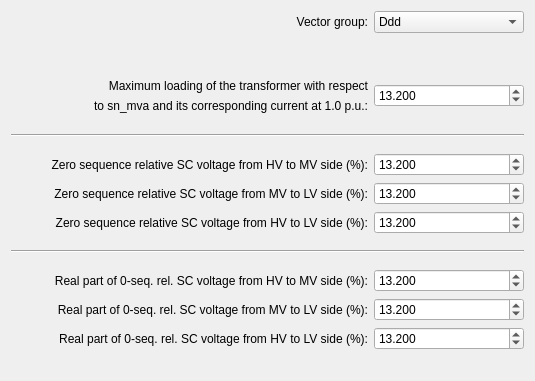
     <widget class="QWidget" name="tab_2">
      <attribute name="title">
       <string>3-phase PF and 1-phase SC</string>
      </attribute>
      <layout class="QVBoxLayout" name="verticalLayout_7">
       <item>
        <layout class="QHBoxLayout" name="horizontalLayout_19">
         <item>
          <spacer name="horizontalSpacer_23">
           <property name="orientation">
            <enum>Qt::Horizontal</enum>
           </property>
           <property name="sizeHint" stdset="0">
            <size>
             <width>40</width>
             <height>20</height>
            </size>
           </property>
          </spacer>
         </item>
         <item>
          <widget class="QLabel" name="tap_side_2">
           <property name="text">
            <string>Vector group:</string>
           </property>
           <property name="alignment">
            <set>Qt::AlignRight|Qt::AlignTrailing|Qt::AlignVCenter</set>
           </property>
          </widget>
         </item>
         <item>
          <widget class="QComboBox" name="vector_group">
           <property name="minimumSize">
            <size>
             <width>150</width>
             <height>0</height>
            </size>
           </property>
           <item>
            <property name="text">
             <string>Ddd</string>
            </property>
           </item>
           <item>
            <property name="text">
             <string>Ddy</string>
            </property>
           </item>
           <item>
            <property name="text">
             <string>Dyd</string>
            </property>
           </item>
           <item>
            <property name="text">
             <string>Dyy</string>
            </property>
           </item>
           <item>
            <property name="text">
             <string>Ydd</string>
            </property>
           </item>
           <item>
            <property name="text">
             <string>Ydy</string>
            </property>
           </item>
           <item>
            <property name="text">
             <string>Yyd</string>
            </property>
           </item>
           <item>
            <property name="text">
             <string>Yyy</string>
            </property>
           </item>
           <item>
            <property name="text">
             <string>YNyd</string>
            </property>
           </item>
           <item>
            <property name="text">
             <string>YNdy</string>
            </property>
           </item>
           <item>
            <property name="text">
             <string>Yynd</string>
            </property>
           </item>
           <item>
            <property name="text">
             <string>Ydyn</string>
            </property>
           </item>
           <item>
            <property name="text">
             <string>YNynd</string>
            </property>
           </item>
           <item>
            <property name="text">
             <string>YNdyn</string>
            </property>
           </item>
           <item>
            <property name="text">
             <string>YNdd</string>
            </property>
           </item>
           <item>
            <property name="text">
             <string>YNyy</string>
            </property>
           </item>
          </widget>
         </item>
        </layout>
       </item>
       <item>
        <layout class="QHBoxLayout" name="horizontalLayout_6">
         <item>
          <spacer name="horizontalSpacer_24">
           <property name="orientation">
            <enum>Qt::Horizontal</enum>
           </property>
           <property name="sizeHint" stdset="0">
            <size>
             <width>40</width>
             <height>20</height>
            </size>
           </property>
          </spacer>
         </item>
         <item>
          <layout class="QVBoxLayout" name="verticalLayout_4">
           <item>
            <spacer name="verticalSpacer_5">
             <property name="orientation">
              <enum>Qt::Vertical</enum>
             </property>
             <property name="sizeType">
              <enum>QSizePolicy::Minimum</enum>
             </property>
             <property name="sizeHint" stdset="0">
              <size>
               <width>20</width>
               <height>40</height>
              </size>
             </property>
            </spacer>
           </item>
           <item>
            <widget class="QLabel" name="label_8">
             <property name="text">
              <string>Maximum loading of the transformer with respect</string>
             </property>
             <property name="alignment">
              <set>Qt::AlignRight|Qt::AlignTrailing|Qt::AlignVCenter</set>
             </property>
            </widget>
           </item>
           <item>
            <widget class="QLabel" name="label_9">
             <property name="text">
              <string>to sn_mva and its corresponding current at 1.0 p.u.:</string>
             </property>
             <property name="alignment">
              <set>Qt::AlignRight|Qt::AlignTrailing|Qt::AlignVCenter</set>
             </property>
            </widget>
           </item>
           <item>
            <spacer name="verticalSpacer">
             <property name="orientation">
              <enum>Qt::Vertical</enum>
             </property>
             <property name="sizeType">
              <enum>QSizePolicy::Fixed</enum>
             </property>
             <property name="sizeHint" stdset="0">
              <size>
               <width>20</width>
               <height>5</height>
              </size>
             </property>
            </spacer>
           </item>
          </layout>
         </item>
         <item>
          <layout class="QVBoxLayout" name="verticalLayout_5">
           <item>
            <spacer name="verticalSpacer_14">
             <property name="orientation">
              <enum>Qt::Vertical</enum>
             </property>
             <property name="sizeType">
              <enum>QSizePolicy::Minimum</enum>
             </property>
             <property name="sizeHint" stdset="0">
              <size>
               <width>20</width>
               <height>40</height>
              </size>
             </property>
            </spacer>
           </item>
           <item>
            <widget class="QDoubleSpinBox" name="max_loading_percent">
             <property name="minimumSize">
              <size>
               <width>150</width>
               <height>0</height>
              </size>
             </property>
             <property name="decimals">
              <number>3</number>
             </property>
             <property name="minimum">
              <double>0.001000000000000</double>
             </property>
             <property name="maximum">
              <double>100.000000000000000</double>
             </property>
             <property name="singleStep">
              <double>10.000000000000000</double>
             </property>
             <property name="value">
              <double>13.199999999999999</double>
             </property>
            </widget>
           </item>
           <item>
            <spacer name="verticalSpacer_24">
             <property name="orientation">
              <enum>Qt::Vertical</enum>
             </property>
             <property name="sizeType">
              <enum>QSizePolicy::Fixed</enum>
             </property>
             <property name="sizeHint" stdset="0">
              <size>
               <width>20</width>
               <height>5</height>
              </size>
             </property>
            </spacer>
           </item>
          </layout>
         </item>
        </layout>
       </item>
       <item>
        <spacer name="verticalSpacer_11">
         <property name="orientation">
          <enum>Qt::Vertical</enum>
         </property>
         <property name="sizeType">
          <enum>QSizePolicy::Fixed</enum>
         </property>
         <property name="sizeHint" stdset="0">
          <size>
           <width>20</width>
           <height>10</height>
          </size>
         </property>
        </spacer>
       </item>
       <item>
        <widget class="Line" name="line_7">
         <property name="orientation">
          <enum>Qt::Horizontal</enum>
         </property>
        </widget>
       </item>
       <item>
        <spacer name="verticalSpacer_12">
         <property name="orientation">
          <enum>Qt::Vertical</enum>
         </property>
         <property name="sizeType">
          <enum>QSizePolicy::Fixed</enum>
         </property>
         <property name="sizeHint" stdset="0">
          <size>
           <width>20</width>
           <height>10</height>
          </size>
         </property>
        </spacer>
       </item>
       <item>
        <layout class="QHBoxLayout" name="horizontalLayout_7">
         <item>
          <spacer name="horizontalSpacer_25">
           <property name="orientation">
            <enum>Qt::Horizontal</enum>
           </property>
           <property name="sizeHint" stdset="0">
            <size>
             <width>40</width>
             <height>20</height>
            </size>
           </property>
          </spacer>
         </item>
         <item>
          <widget class="QLabel" name="label_10">
           <property name="text">
            <string>Zero sequence relative SC voltage from HV to MV side (%):</string>
           </property>
           <property name="alignment">
            <set>Qt::AlignRight|Qt::AlignTrailing|Qt::AlignVCenter</set>
           </property>
          </widget>
         </item>
         <item>
          <widget class="QDoubleSpinBox" name="vk0_hv_percent">
           <property name="minimumSize">
            <size>
             <width>150</width>
             <height>0</height>
            </size>
           </property>
           <property name="decimals">
            <number>3</number>
           </property>
           <property name="minimum">
            <double>0.000000000000000</double>
           </property>
           <property name="maximum">
            <double>100.000000000000000</double>
           </property>
           <property name="singleStep">
            <double>1.000000000000000</double>
           </property>
           <property name="value">
            <double>13.199999999999999</double>
           </property>
          </widget>
         </item>
        </layout>
       </item>
       <item>
        <layout class="QHBoxLayout" name="horizontalLayout_21">
         <item>
          <spacer name="horizontalSpacer_26">
           <property name="orientation">
            <enum>Qt::Horizontal</enum>
           </property>
           <property name="sizeHint" stdset="0">
            <size>
             <width>40</width>
             <height>20</height>
            </size>
           </property>
          </spacer>
         </item>
         <item>
          <widget class="QLabel" name="label_19">
           <property name="text">
            <string>Zero sequence relative SC voltage from MV to LV side (%):</string>
           </property>
           <property name="alignment">
            <set>Qt::AlignRight|Qt::AlignTrailing|Qt::AlignVCenter</set>
           </property>
          </widget>
         </item>
         <item>
          <widget class="QDoubleSpinBox" name="vk0_mv_percent">
           <property name="minimumSize">
            <size>
             <width>150</width>
             <height>0</height>
            </size>
           </property>
           <property name="decimals">
            <number>3</number>
           </property>
           <property name="minimum">
            <double>0.000000000000000</double>
           </property>
           <property name="maximum">
            <double>100.000000000000000</double>
           </property>
           <property name="singleStep">
            <double>1.000000000000000</double>
           </property>
           <property name="value">
            <double>13.199999999999999</double>
           </property>
          </widget>
         </item>
        </layout>
       </item>
       <item>
        <layout class="QHBoxLayout" name="horizontalLayout_22">
         <item>
          <spacer name="horizontalSpacer_27">
           <property name="orientation">
            <enum>Qt::Horizontal</enum>
           </property>
           <property name="sizeHint" stdset="0">
            <size>
             <width>40</width>
             <height>20</height>
            </size>
           </property>
          </spacer>
         </item>
         <item>
          <widget class="QLabel" name="label_20">
           <property name="text">
            <string>Zero sequence relative SC voltage from HV to LV side (%):</string>
           </property>
           <property name="alignment">
            <set>Qt::AlignRight|Qt::AlignTrailing|Qt::AlignVCenter</set>
           </property>
          </widget>
         </item>
         <item>
          <widget class="QDoubleSpinBox" name="vk0_lv_percent">
           <property name="minimumSize">
            <size>
             <width>150</width>
             <height>0</height>
            </size>
           </property>
           <property name="decimals">
            <number>3</number>
           </property>
           <property name="minimum">
            <double>0.000000000000000</double>
           </property>
           <property name="maximum">
            <double>100.000000000000000</double>
           </property>
           <property name="singleStep">
            <double>1.000000000000000</double>
           </property>
           <property name="value">
            <double>13.199999999999999</double>
           </property>
          </widget>
         </item>
        </layout>
       </item>
       <item>
        <spacer name="verticalSpacer_15">
         <property name="orientation">
          <enum>Qt::Vertical</enum>
         </property>
         <property name="sizeType">
          <enum>QSizePolicy::Fixed</enum>
         </property>
         <property name="sizeHint" stdset="0">
          <size>
           <width>20</width>
           <height>10</height>
          </size>
         </property>
        </spacer>
       </item>
       <item>
        <widget class="Line" name="line_8">
         <property name="orientation">
          <enum>Qt::Horizontal</enum>
         </property>
        </widget>
       </item>
       <item>
        <spacer name="verticalSpacer_13">
         <property name="orientation">
          <enum>Qt::Vertical</enum>
         </property>
         <property name="sizeType">
          <enum>QSizePolicy::Fixed</enum>
         </property>
         <property name="sizeHint" stdset="0">
          <size>
           <width>20</width>
           <height>10</height>
          </size>
         </property>
        </spacer>
       </item>
       <item>
        <layout class="QHBoxLayout" name="horizontalLayout_20">
         <item>
          <spacer name="horizontalSpacer_28">
           <property name="orientation">
            <enum>Qt::Horizontal</enum>
           </property>
           <property name="sizeHint" stdset="0">
            <size>
             <width>40</width>
             <height>20</height>
            </size>
           </property>
          </spacer>
         </item>
         <item>
          <widget class="QLabel" name="label_11">
           <property name="text">
            <string>Real part of 0-seq. rel. SC voltage from HV to MV side (%):</string>
           </property>
           <property name="alignment">
            <set>Qt::AlignRight|Qt::AlignTrailing|Qt::AlignVCenter</set>
           </property>
          </widget>
         </item>
         <item>
          <widget class="QDoubleSpinBox" name="vkr0_hv_percent">
           <property name="minimumSize">
            <size>
             <width>150</width>
             <height>0</height>
            </size>
           </property>
           <property name="decimals">
            <number>3</number>
           </property>
           <property name="minimum">
            <double>0.000000000000000</double>
           </property>
           <property name="maximum">
            <double>100.000000000000000</double>
           </property>
           <property name="singleStep">
            <double>1.000000000000000</double>
           </property>
           <property name="value">
            <double>13.199999999999999</double>
           </property>
          </widget>
         </item>
        </layout>
       </item>
       <item>
        <layout class="QHBoxLayout" name="horizontalLayout_23">
         <item>
          <spacer name="horizontalSpacer_29">
           <property name="orientation">
            <enum>Qt::Horizontal</enum>
           </property>
           <property name="sizeHint" stdset="0">
            <size>
             <width>40</width>
             <height>20</height>
            </size>
           </property>
          </spacer>
         </item>
         <item>
          <widget class="QLabel" name="label_21">
           <property name="text">
            <string>Real part of 0-seq. rel. SC voltage from MV to LV side (%):</string>
           </property>
           <property name="alignment">
            <set>Qt::AlignRight|Qt::AlignTrailing|Qt::AlignVCenter</set>
           </property>
          </widget>
         </item>
         <item>
          <widget class="QDoubleSpinBox" name="vkr0_mv_percent">
           <property name="minimumSize">
            <size>
             <width>150</width>
             <height>0</height>
            </size>
           </property>
           <property name="decimals">
            <number>3</number>
           </property>
           <property name="minimum">
            <double>0.000000000000000</double>
           </property>
           <property name="maximum">
            <double>100.000000000000000</double>
           </property>
           <property name="singleStep">
            <double>1.000000000000000</double>
           </property>
           <property name="value">
            <double>13.199999999999999</double>
           </property>
          </widget>
         </item>
        </layout>
       </item>
       <item>
        <layout class="QHBoxLayout" name="horizontalLayout_24">
         <item>
          <spacer name="horizontalSpacer_30">
           <property name="orientation">
            <enum>Qt::Horizontal</enum>
           </property>
           <property name="sizeHint" stdset="0">
            <size>
             <width>40</width>
             <height>20</height>
            </size>
           </property>
          </spacer>
         </item>
         <item>
          <widget class="QLabel" name="label_22">
           <property name="text">
            <string>Real part of 0-seq. rel. SC voltage from HV to LV side (%):</string>
           </property>
           <property name="alignment">
            <set>Qt::AlignRight|Qt::AlignTrailing|Qt::AlignVCenter</set>
           </property>
          </widget>
         </item>
         <item>
          <widget class="QDoubleSpinBox" name="vkr0_lv_percent">
           <property name="minimumSize">
            <size>
             <width>150</width>
             <height>0</height>
            </size>
           </property>
           <property name="decimals">
            <number>3</number>
           </property>
           <property name="minimum">
            <double>0.000000000000000</double>
           </property>
           <property name="maximum">
            <double>100.000000000000000</double>
           </property>
           <property name="singleStep">
            <double>1.000000000000000</double>
           </property>
           <property name="value">
            <double>13.199999999999999</double>
           </property>
          </widget>
         </item>
        </layout>
       </item>
       <item>
        <spacer name="verticalSpacer_16">
         <property name="orientation">
          <enum>Qt::Vertical</enum>
         </property>
         <property name="sizeType">
          <enum>QSizePolicy::Expanding</enum>
         </property>
         <property name="sizeHint" stdset="0">
          <size>
           <width>20</width>
           <height>20</height>
          </size>
         </property>
        </spacer>
       </item>
      </layout>
     </widget>
